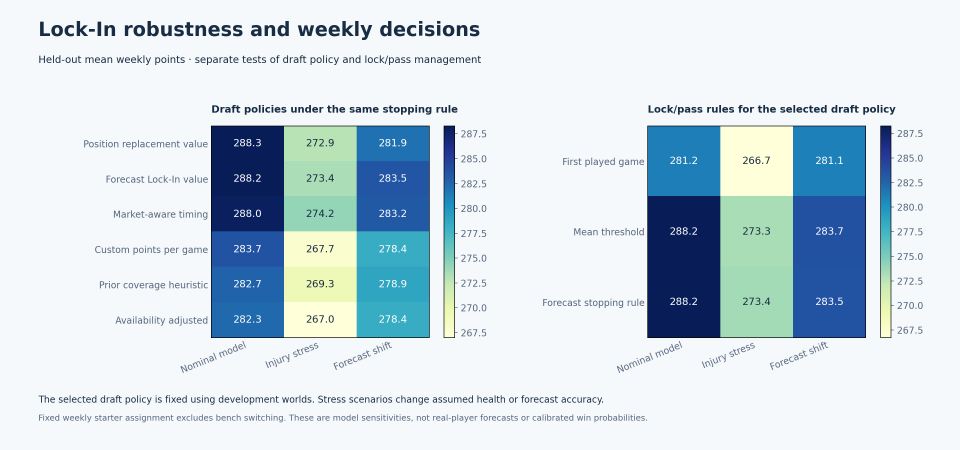
#> input picture studies/lock-in/2026-10-17/robustness_and_management.png, 2880 x 1350 px (shown at 1/3 size)
$ python -i plot_outcomes.py   (imports and definitions only)
#> lines starting #> are read from the running program, lines starting #| are printed output that depends on the picture
"""Plot held-out Lock-In results, clustering correlated seats/weeks by pool."""
from __future__ import annotations

import argparse
import json
from pathlib import Path

import matplotlib
# [1 line not run here, left out]
import matplotlib.pyplot as plt
from matplotlib.ticker import PercentFormatter
import numpy as np

LABELS = {
    "custom_per_game": "Custom points per game",
    "availability": "Availability adjusted",
    "legacy_daily_lineup_coverage": "Prior coverage heuristic",
    "lock_in_value": "Forecast Lock-In value",
    "replacement_aware": "Position replacement value",
    "market_static": "Synthetic market order",
    "market_value_blend": "Market/value blend",
    "market_aware_timing": "Market-aware timing",
    "always_first": "First played game",
    "mean_threshold": "Mean threshold",
    "forecast_dp": "Forecast stopping rule",
    "nominal": "Nominal model",
    "injury_stress": "Injury stress",
    "forecast_shift": "Forecast shift",
}
BG, INK, MUTED, ACCENT = "#f6f9fc", "#182c43", "#52647b", "#137f91"


def label(key):
    return LABELS.get(key, key.replace("_", " ").title())


def save(fig, output, name):
    for extension in ("png", "svg"):
        fig.savefig(output / f"{name}.{extension}", dpi=180, facecolor=BG)
    svg = output / f"{name}.svg"
    svg.write_text("\n".join(line.rstrip() for line in svg.read_text(encoding="utf-8").splitlines()) + "\n", encoding="utf-8")
    plt.close(fig)


def render(source: Path, output: Path) -> None:
    all_rows = json.loads((source / "rows.json").read_text(encoding="utf-8"))
    metadata = json.loads((source / "metadata.json").read_text(encoding="utf-8"))
    selection = json.loads((source / "selection.json").read_text(encoding="utf-8"))
    selected = selection["development_selected_strategy"]
    rows = [r for r in all_rows if r["split"] == "heldout" and r["scenario"] == "nominal" and r["policy_rule"] == "forecast_dp"]
    seeds = sorted({r["pool_seed"] for r in rows})
    strategies = sorted({r["strategy"] for r in rows})
    groups = {s: [r for r in rows if r["strategy"] == s] for s in strategies}
    mean = lambda s, metric: float(np.mean([r[metric] for r in groups[s]]))
    ordered = sorted(strategies, key=lambda s: mean(s, "weekly_realized_points"), reverse=True)
    pool_means = {
        s: np.array([np.mean([r["weekly_realized_points"] for r in groups[s] if r["pool_seed"] == seed]) for seed in seeds])
        for s in strategies
    }
    resamples = np.random.default_rng(20261017).integers(0, len(seeds), size=(4000, len(seeds)))
    comparisons = []
    for strategy in ordered:
        if strategy == selected:
            continue
        deltas = pool_means[selected] - pool_means[strategy]
        low, high = np.quantile(deltas[resamples].mean(axis=1), [.025, .975])
        comparisons.append({"baseline": strategy, "mean": float(deltas.mean()), "low": float(low), "high": float(high)})

    plt.rcParams.update({"font.family": "DejaVu Sans", "font.size": 11, "text.color": INK,
                         "axes.labelcolor": MUTED, "xtick.color": MUTED, "ytick.color": MUTED,
                         "svg.hashsalt": "six-team-lock-in-20261017"})
    output.mkdir(parents=True, exist_ok=True)
    fig, axes = plt.subplots(2, 2, figsize=(17, 11), facecolor=BG)
    fig.subplots_adjust(left=.24, right=.96, top=.79, bottom=.16, wspace=.77, hspace=.72)
    fig.text(.04, .95, "Six-team Lock-In strategy outcomes", fontsize=25, weight="bold")
    fig.text(.04, .91, f"Held-out nominal model: {len(seeds)} pools × 6 seats × {metadata['weeks']} weeks · one selected game per starter per week", fontsize=12)
    fig.text(.04, .875, f"Development-selected draft policy: {label(selected)} · every draft policy uses the same forecast stopping rule", fontsize=11, color=MUTED)
    for ax in axes.flat:
        ax.set_facecolor(BG)
        ax.spines[["top", "right", "left"]].set_visible(False)
        ax.spines["bottom"].set_color("#ced9e5")
        ax.grid(axis="x", color="#e0e8f0", linewidth=.8)
        ax.set_axisbelow(True)
        ax.tick_params(axis="y", length=0)

    def bars(ax, metric, title, xlabel, percent=False):
        values = [mean(s, metric) for s in ordered]
        ax.barh(range(len(ordered)), values, height=.62,
                color=[ACCENT if s == selected else "#a2b2c6" for s in ordered])
        ax.set_yticks(range(len(ordered)), [label(s) for s in ordered])
        ax.invert_yaxis()
        ax.set_title(title, loc="left", weight="bold", fontsize=14, pad=16)
        ax.set_xlabel(xlabel, labelpad=12)
        ax.set_xlim(0, 1 if percent else max(max(values)*1.24, 1))
        if percent:
            ax.xaxis.set_major_formatter(PercentFormatter(1))
        for i, (value, strategy) in enumerate(zip(values, ordered)):
            ax.text(value + (.014 if percent else max(values)*.018), i,
                    f"{value:.1%}" if percent else f"{value:,.1f}", va="center",
                    weight="bold" if strategy == selected else "normal")

    bars(axes[0, 0], "weekly_realized_points", "Usable weekly Lock-In points", "Mean score across nine assigned starting slots")
    ax = axes[0, 1]
    for i, item in enumerate(comparisons):
        ax.errorbar(item["mean"], i,
                    xerr=[[max(0, item["mean"]-item["low"])], [max(0, item["high"]-item["mean"])]],
                    fmt="o", color=ACCENT, capsize=4)
    ax.set_yticks(range(len(comparisons)), ["vs. " + label(item["baseline"]) for item in comparisons])
    ax.invert_yaxis()
    ax.axvline(0, color=MUTED, linestyle="--", linewidth=1)
    ax.set_title("Selected policy's paired advantage", loc="left", weight="bold", fontsize=14, pad=16)
    ax.set_xlabel("Weekly point difference · 95% pool-cluster interval", labelpad=12)
    bars(axes[1, 0], "weekly_opponent_pair_win_fraction", "Weekly opponent-pair win rate", "Five opponents per league; ties count half", percent=True)
    bars(axes[1, 1], "hindsight_gap", "Gap to hindsight ceiling", "Future-best-game bound minus online score; lower is closer")
    fig.text(.04, .085, "Exploratory synthetic game worlds · fixed starters before the week · no future scores available to lock/pass decisions", fontsize=11)
    fig.text(.04, .05, "Hindsight is a report-only bound. Intervals resample pools, retaining correlated seats and weeks. No waivers, IR or live policy validation.", fontsize=10, color=MUTED)
    save(fig, output, "strategy_outcomes")

    heldout = [r for r in all_rows if r["split"] == "heldout"]
    scenarios = [s for s in ("nominal", "injury_stress", "forecast_shift") if any(r["scenario"] == s for r in heldout)]
    rules = [s for s in ("always_first", "mean_threshold", "forecast_dp") if any(r["policy_rule"] == s for r in heldout)]
    def cell(strategy, scenario, rule):
        return float(np.mean([r["weekly_realized_points"] for r in heldout if r["strategy"] == strategy and r["scenario"] == scenario and r["policy_rule"] == rule]))
    strategy_matrix = np.array([[cell(s, scenario, "forecast_dp") for scenario in scenarios] for s in ordered])
    management_matrix = np.array([[cell(selected, scenario, rule) for scenario in scenarios] for rule in rules])
    management_comparisons = []
    for rule in rules:
        if rule == "forecast_dp":
            continue
        deltas = np.array([
            np.mean([r["weekly_realized_points"] for r in heldout if r["strategy"] == selected and r["scenario"] == "nominal" and r["policy_rule"] == "forecast_dp" and r["pool_seed"] == seed])
            - np.mean([r["weekly_realized_points"] for r in heldout if r["strategy"] == selected and r["scenario"] == "nominal" and r["policy_rule"] == rule and r["pool_seed"] == seed])
            for seed in seeds
        ])
        low, high = np.quantile(deltas[resamples].mean(axis=1), [.025, .975])
        management_comparisons.append({"baseline":rule,"mean":float(deltas.mean()),"low":float(low),"high":float(high)})
    fig, axes = plt.subplots(1, 2, figsize=(16, 7.5), facecolor=BG)
    fig.subplots_adjust(left=.22, right=.93, top=.72, bottom=.25, wspace=.78)
    fig.text(.04, .92, "Lock-In robustness and weekly decisions", fontsize=23, weight="bold")
    fig.text(.04, .86, "Held-out mean weekly points · separate tests of draft policy and lock/pass management", fontsize=12)
    for ax, matrix, names, title in (
        (axes[0], strategy_matrix, ordered, "Draft policies under the same stopping rule"),
        (axes[1], management_matrix, rules, "Lock/pass rules for the selected draft policy"),
    ):
        im = ax.imshow(matrix, cmap="YlGnBu", aspect="auto")
        midpoint = (matrix.min()+matrix.max())/2
        for i in range(matrix.shape[0]):
            for j in range(matrix.shape[1]):
                ax.text(j, i, f"{matrix[i,j]:.1f}", ha="center", va="center", color="white" if matrix[i,j]>midpoint else INK, fontsize=12)
        ax.set_yticks(range(len(names)), [label(name) for name in names])
        ax.set_xticks(range(len(scenarios)), [label(s) for s in scenarios], rotation=22, ha="right")
        ax.set_title(title, loc="left", fontsize=12, weight="bold", pad=16)
        ax.tick_params(length=0)
        fig.colorbar(im, ax=ax, fraction=.05, pad=.06)
    fig.text(.04, .105, "The selected draft policy is fixed using development worlds. Stress scenarios change assumed health or forecast accuracy.", fontsize=11)
    fig.text(.04, .065, "Fixed weekly starter assignment excludes bench switching. These are model sensitivities, not real-player forecasts or calibrated win probabilities.", fontsize=10, color=MUTED)
    save(fig, output, "robustness_and_management")
    (output / "plot_statistics.json").write_text(json.dumps({
        "selected_strategy": selected, "heldout_pool_seeds": seeds, "bootstrap_seed": 20261017,
        "bootstrap_resamples": 4000, "paired_comparisons": comparisons,
        "strategy_order": ordered, "scenario_order": scenarios, "management_rule_order": rules,
        "robustness_weekly_points": strategy_matrix.tolist(), "management_weekly_points": management_matrix.tolist(),
        "management_comparisons": management_comparisons,
    }, indent=2), encoding="utf-8")


# [6 lines not run here, left out]

>>> import cv2
>>> picture = cv2.imread('robustness_and_management.png', cv2.IMREAD_GRAYSCALE)
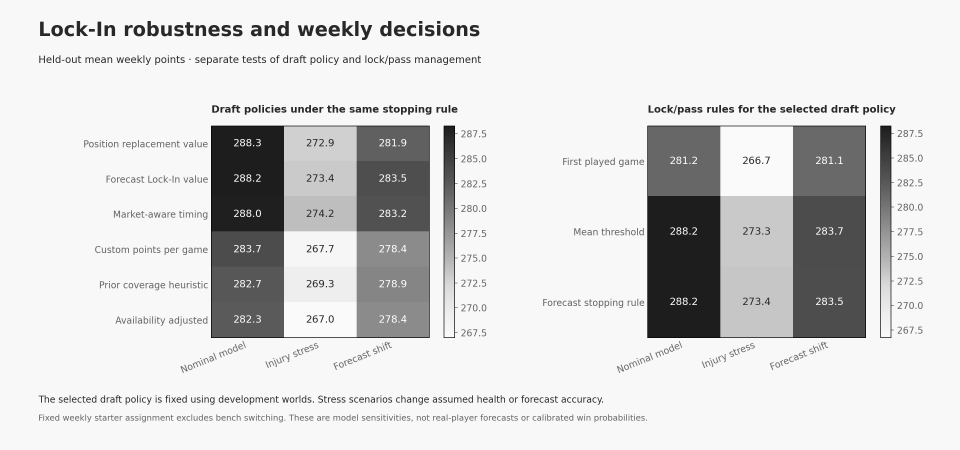
#> picture: shape (1350, 2880) (shown at 1/3 size); min 0, max 255, mean 215.6
>>> result = render(picture, 'out.png')
#> (the run stopped early here; a loop or call above may not have finished)

$ run again, on studies/lock-in/2026-10-17/strategy_outcomes.png
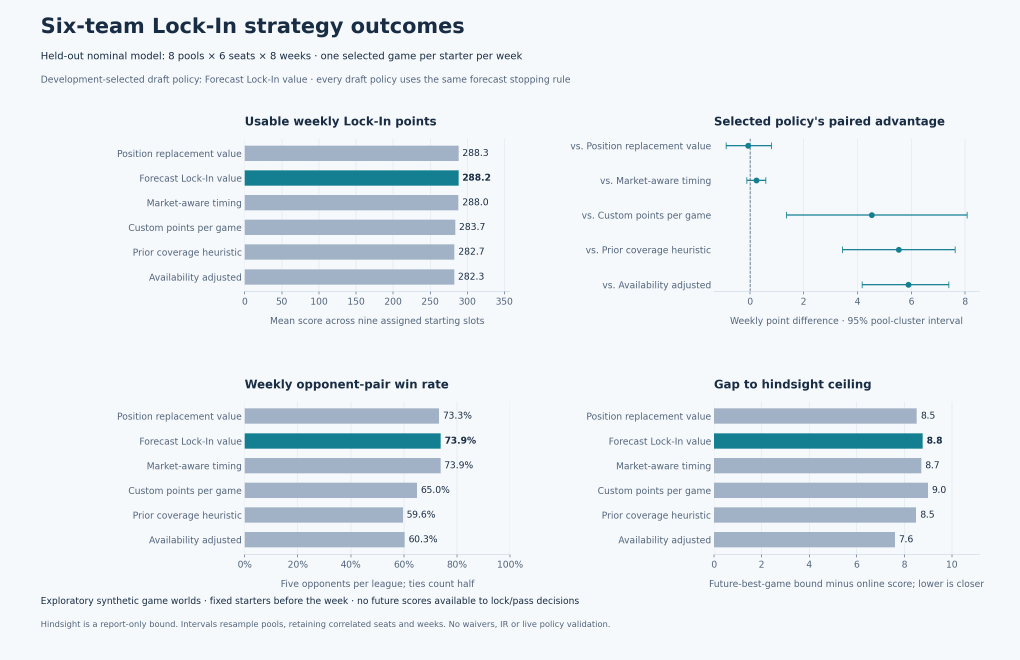
#> input picture studies/lock-in/2026-10-17/strategy_outcomes.png, 3060 x 1980 px (shown at 1/3 size)
#> `picture = cv2.imread('robustness_and_management.png', cv2.IMREAD_GRAYS..`:
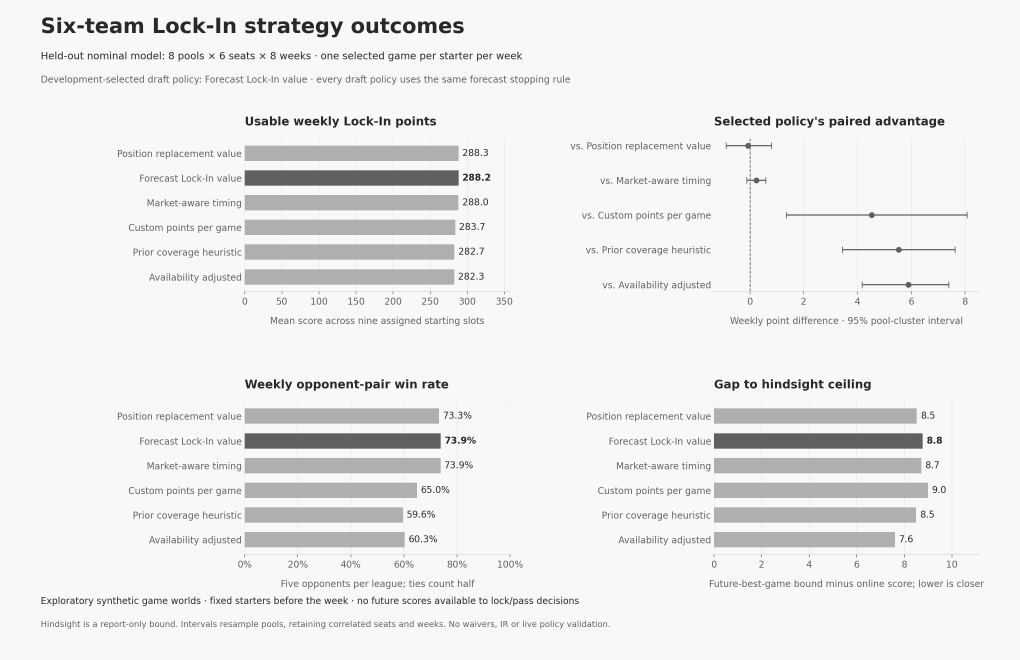
#> picture: shape (1980, 3060) (shown at 1/3 size); min 40, max 248, mean 236.1
